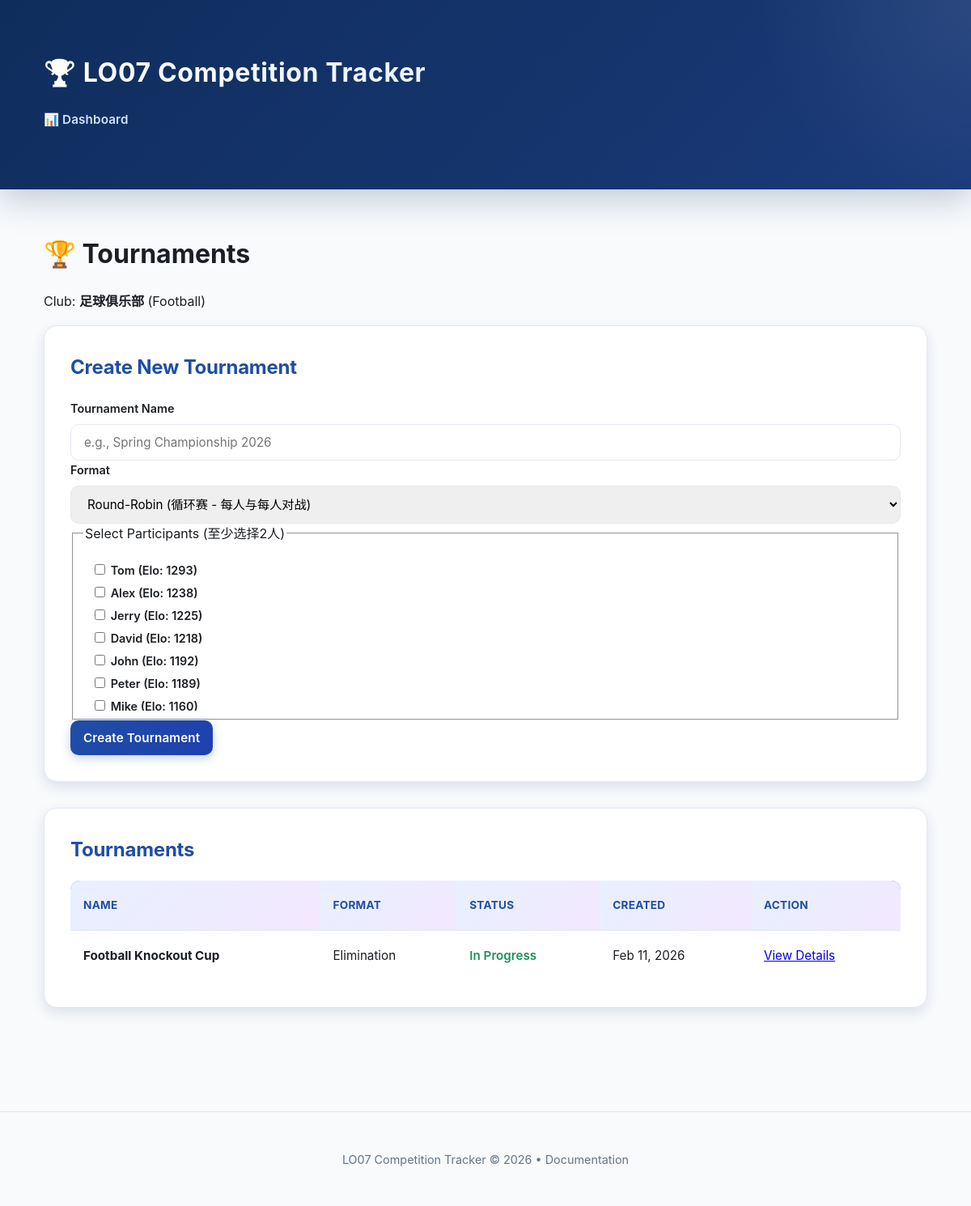
/tournament.php?club_id=2, run on the app's committed database.
### tables this page shows
CREATE TABLE clubs (
            id INTEGER PRIMARY KEY AUTOINCREMENT,
            name TEXT NOT NULL,
            sport TEXT NOT NULL,
            created_by INTEGER NOT NULL,
            created_at TEXT NOT NULL,
            FOREIGN KEY (created_by) REFERENCES users(id)
        );

CREATE TABLE club_members (
            id INTEGER PRIMARY KEY AUTOINCREMENT,
            club_id INTEGER NOT NULL,
            user_id INTEGER NOT NULL,
            current_elo INTEGER NOT NULL,
            matches_played INTEGER NOT NULL DEFAULT 0,
            joined_at TEXT NOT NULL,
            UNIQUE (club_id, user_id),
            FOREIGN KEY (club_id) REFERENCES clubs(id) ON DELETE CASCADE,
            FOREIGN KEY (user_id) REFERENCES users(id) ON DELETE CASCADE
        );

CREATE TABLE users (
            id INTEGER PRIMARY KEY AUTOINCREMENT,
            username TEXT NOT NULL UNIQUE,
            created_at TEXT NOT NULL
        );

CREATE TABLE tournaments (
            id INTEGER PRIMARY KEY AUTOINCREMENT,
            club_id INTEGER NOT NULL,
            name TEXT NOT NULL,
            format TEXT NOT NULL DEFAULT "round-robin",
            status TEXT NOT NULL DEFAULT "draft",
            created_at TEXT NOT NULL,
            FOREIGN KEY (club_id) REFERENCES clubs(id) ON DELETE CASCADE
        );

### public/tournament.php (called while the page is built, shortened)
<?php
require __DIR__ . '/../app/bootstrap.php';
$clubId = (int) ($_GET['club_id'] ?? 0);
$controller = new TournamentController($repo, new TournamentService($repo, $eloService));
$data = $controller->getTournamentListData($clubId);
extract($data);
require __DIR__ . '/../app/views/tournament_list.php';

### app/models/Repository.php (called while the page is built, shortened)
<?php
class Repository
{
    private PDO $db;
    public function __construct(PDO $db)
    {
        $this->db = $db;
    }
    public function getClub(int $clubId): ?array
    {
        $stmt = $this->db->prepare(
            'SELECT c.*, u.username AS creator_name
             FROM clubs c
             LEFT JOIN users u ON u.id = c.created_by
             WHERE c.id = :id'
        );
        $stmt->execute(['id' => $clubId]);
        $club = $stmt->fetch(PDO::FETCH_ASSOC);
        return $club ?: null;
    }
    public function listClubMembers(int $clubId): array
    {
        $stmt = $this->db->prepare(
            'SELECT u.id AS user_id, u.username, cm.current_elo, cm.matches_played
             FROM club_members cm
             JOIN users u ON u.id = cm.user_id
             WHERE cm.club_id = :club_id
             ORDER BY cm.current_elo DESC, u.username ASC'
        );
        $stmt->execute(['club_id' => $clubId]);
        return $stmt->fetchAll(PDO::FETCH_ASSOC);
    }
}

### app/controllers/TournamentController.php (called while the page is built, shortened)
<?php
class TournamentController
{
    public function getTournamentListData(int $clubId): array
    {
        $club = $this->repo->getClub($clubId);
        $tournaments = $this->tournamentService->listTournaments($clubId);
        $members = $this->repo->listClubMembers($clubId);
        return [
            'club' => $club,
            'tournaments' => $tournaments,
            'members' => $members,
        ];
    }
}

### app/services/TournamentService.php (called while the page is built, shortened)
<?php
class TournamentService
{
    public function listTournaments(int $clubId): array
    {
        $db = $this->repo->getConnection();
        $stmt = $db->prepare('
            SELECT * FROM tournaments WHERE club_id = :club_id
            ORDER BY created_at DESC
        ');
        $stmt->execute([':club_id' => $clubId]);
        return $stmt->fetchAll(PDO::FETCH_ASSOC);
    }
}

### app/views/tournament_list.php (the view, shortened to what this page needs)
<header>
    <h1>🏆 Tournaments</h1>
    <p>Club: <strong><?= htmlspecialchars($club['name']) ?></strong> (<?= htmlspecialchars($club['sport']) ?>)</p>
</header>
<section class="card">
    <h2>Create New Tournament</h2>
    <form method="post" action="tournament.php?club_id=<?= $club['id'] ?>&action=create">
        <label>
            Tournament Name
            <input type="text" name="name" placeholder="e.g., Spring Championship 2026" required>
        </label>
        <label>
            Format
            <select name="format" required>
                <option value="round-robin">Round-Robin (循环赛 - 每人与每人对战)</option>
            </select>
        </label>
        <fieldset>
            <legend>Select Participants (至少选择2人)</legend>
            <div style="max-height: 200px; overflow-y: auto; border: 1px solid var(--light-gray); padding: 10px; border-radius: 4px;">
                <?php foreach ($members as $member) : ?>
                    <label style="display: block; margin: 5px 0;">
                        <input type="checkbox" name="participants[]" value="<?= $member['user_id'] ?>">
                        <?= htmlspecialchars($member['username']) ?> (Elo: <?= $member['current_elo'] ?>)
                    </label>
                <?php endforeach; ?>
            </div>
        </fieldset>
        <button type="submit">Create Tournament</button>
    </form>
</section>
<section class="card">
    <h2>Tournaments</h2>
    <?php if (empty($tournaments)) : ?>
        <p>No tournaments yet. Create your first tournament above!</p>
    <?php else : ?>
        <table>
            <thead>
                <tr style="background: linear-gradient(135deg, var(--purple), var(--blue));">
                    <th>Name</th>
                    <th>Format</th>
                    <th>Status</th>
                    <th>Created</th>
                    <th>Action</th>
                </tr>
            </thead>
            <tbody>
                <?php foreach ($tournaments as $tournament) : ?>
                    <?php
                    $statusLabels = [
                        'draft' => ['label' => 'Draft', 'color' => 'var(--amber)'],
                        'in-progress' => ['label' => 'In Progress', 'color' => 'var(--green)'],
                        'completed' => ['label' => 'Completed', 'color' => 'var(--blue)'],
                    ];
                    $status = $statusLabels[$tournament['status']] ?? ['label' => 'Unknown', 'color' => 'gray'];
                    $formatLabels = [
                        'round-robin' => 'Round-Robin',
                        'elimination' => 'Elimination',
                    ];
                    $formatLabel = $formatLabels[$tournament['format']] ?? $tournament['format'];
                    $createdDate = new DateTimeImmutable($tournament['created_at']);
                    ?>
                    <tr>
                        <td><strong><?= htmlspecialchars($tournament['name']) ?></strong></td>
                        <td><?= htmlspecialchars($formatLabel) ?></td>
                        <td>
                            <span style="color: <?= $status['color'] ?>; font-weight: 600;">
                                <?= $status['label'] ?>
                            </span>
                        </td>
                        <td><?= $createdDate->format('M d, Y') ?></td>
                        <td>
                            <a href="tournament_detail.php?id=<?= $tournament['id'] ?>" class="btn-link">View Details</a>
                        </td>
                    </tr>
                <?php endforeach; ?>
            </tbody>
        </table>
    <?php endif; ?>
</section>
<?php
require __DIR__ . '/layout.php';

### public/assets/styles.css (style rules this page uses)
:root { --blue: #1f4ea5; --blue-light: #e8f0ff; --green: #1f8f5f; --green-light: #e8f5ef; --red: #c13b2a; --red-light: #ffe8e5; --amber: #d97706; --amber-light: #fef3e2; --purple: #7c3aed; --purple-light: #f3e8ff; --sky: #0284c7; --sky-light: #e0f2fe; --bg: #f8fafc; --bg-dark: #1e293b; --card: #ffffff; --text: #1b1e23; --muted: #64748b; --border: #e2e8f0; --shadow-sm: 0 2px 6px rgba(15, 45, 92, 0.08); --shadow-md: 0 6px 16px rgba(15, 45, 92, 0.12); --shadow-lg: 0 12px 32px rgba(15, 45, 92, 0.15); }
* { box-sizing: border-box; }
body { margin: 0; font-family: -apple-system, BlinkMacSystemFont, "Segoe UI", "Helvetica Neue", sans-serif; color: var(--text); background: var(--bg); line-height: 1.6; }
.card { background: var(--card); border-radius: 16px; padding: 2rem; margin-bottom: 2rem; box-shadow: var(--shadow-md); transition: all 0.3s ease; border: 1px solid var(--border); position: relative; overflow: hidden; }
.card::before { content: ''; position: absolute; top: 0; left: 0; right: 0; height: 4px; background: linear-gradient(90deg, var(--blue), var(--purple), var(--sky)); transform: scaleX(0); transform-origin: left; transition: transform 0.3s ease; }
.card h2 { margin: 0 0 1.2rem; font-size: 1.5rem; color: var(--blue); font-weight: 700; letter-spacing: -0.01em; }
label { display: grid; gap: 0.5rem; font-size: 0.9rem; color: var(--text); font-weight: 600; }
input, select, button { padding: 0.75rem 1rem; border-radius: 10px; border: 1.5px solid var(--border); font-size: 0.95rem; font-family: inherit; transition: all 0.3s ease; }
button { background: linear-gradient(135deg, var(--blue) 0%, #1e40af 100%); color: white; border: none; cursor: pointer; font-weight: 600; letter-spacing: 0.01em; box-shadow: 0 4px 12px rgba(31, 78, 165, 0.25); }
table { width: 100%; border-collapse: collapse; background: var(--card); border-radius: 12px; overflow: hidden; }
th, td { text-align: left; padding: 1.2rem 1rem; border-bottom: 1px solid var(--border); font-size: 0.95rem; line-height: 1.6; }
th { background: linear-gradient(135deg, var(--blue-light) 0%, var(--purple-light) 100%); color: var(--blue); font-weight: 700; letter-spacing: 0.02em; text-transform: uppercase; font-size: 0.85rem; }
tbody tr { transition: all 0.2s ease; }
tbody tr:last-child td { border-bottom: none; }

### data on the page
clubs: name "足球俱乐部", sport "Football"
club_members: user.username "Tom", current_elo "1293"
club_members: user.username "Alex", current_elo "1238"
club_members: user.username "Jerry", current_elo "1225"
club_members: user.username "David", current_elo "1218"
club_members: user.username "John", current_elo "1192"
club_members: user.username "Peter", current_elo "1189"
club_members: user.username "Mike", current_elo "1160"
tournaments: name "Football Knockout Cup", format "Elimination", status "In Progress", created_at "Feb 11, 2026"
